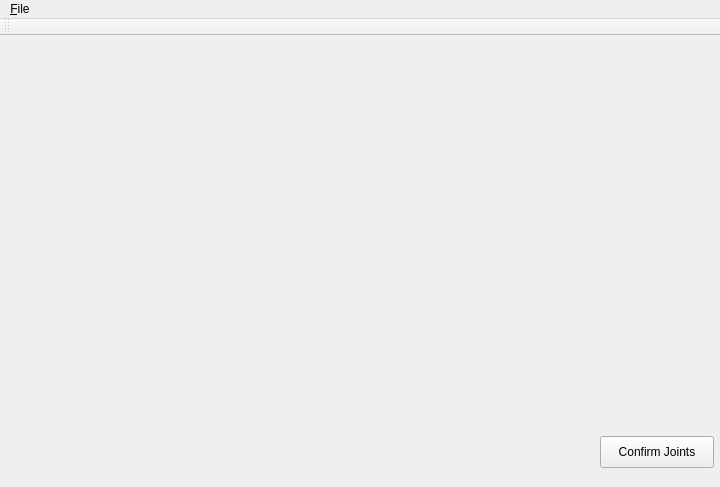
<?xml version="1.0" encoding="UTF-8"?>
<ui version="4.0">
 <class>MainWindow</class>
 <widget class="QMainWindow" name="MainWindow">
  <property name="geometry">
   <rect>
    <x>0</x>
    <y>0</y>
    <width>720</width>
    <height>487</height>
   </rect>
  </property>
  <property name="windowTitle">
   <string>MainWindow</string>
  </property>
  <widget class="QWidget" name="centralWidget">
   <widget class="GLWidget" name="glwidget" native="true">
    <property name="geometry">
     <rect>
      <x>20</x>
      <y>30</y>
      <width>531</width>
      <height>381</height>
     </rect>
    </property>
   </widget>
   <widget class="QPushButton" name="pushButton">
    <property name="geometry">
     <rect>
      <x>600</x>
      <y>400</y>
      <width>114</width>
      <height>32</height>
     </rect>
    </property>
    <property name="text">
     <string>Confirm Joints</string>
    </property>
   </widget>
  </widget>
  <widget class="QMenuBar" name="menuBar">
   <property name="geometry">
    <rect>
     <x>0</x>
     <y>0</y>
     <width>720</width>
     <height>22</height>
    </rect>
   </property>
   <widget class="QMenu" name="menu_File">
    <property name="title">
     <string>&amp;File</string>
    </property>
    <addaction name="actionNew"/>
    <addaction name="actionSave"/>
   </widget>
   <addaction name="menu_File"/>
  </widget>
  <widget class="QToolBar" name="mainToolBar">
   <attribute name="toolBarArea">
    <enum>TopToolBarArea</enum>
   </attribute>
   <attribute name="toolBarBreak">
    <bool>false</bool>
   </attribute>
  </widget>
  <action name="actionNew">
   <property name="text">
    <string>New</string>
   </property>
  </action>
  <action name="actionSave">
   <property name="text">
    <string>Save</string>
   </property>
  </action>
 </widget>
 <layoutdefault spacing="6" margin="11"/>
 <customwidgets>
  <customwidget>
   <class>GLWidget</class>
   <extends>QWidget</extends>
   <header>glwidget.h</header>
   <container>1</container>
  </customwidget>
 </customwidgets>
 <resources/>
 <connections/>
</ui>
